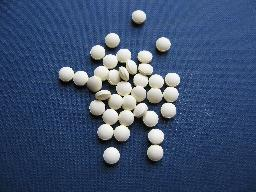
#> input picture src/segmentation/src/watershed/img/pills.jpg, 256 x 192 px
$ python watershed_dt.py   (Python 2 division)
#> lines starting #> are read from the running program, lines starting #| are printed output that depends on the picture; after the words box and inside, x2 and y2 are one past the last pixel; in counts of white or black regions, pixels touching at a corner belong together
# adapted from https://stackoverflow.com/a/14617359
import sys
import cv2
import numpy as np
from scipy.ndimage import label
from matplotlib import pyplot as plt

def myimshow(im, win_name = 'display', wait_for_key = False):
    try:
        cv2.imshow(win_name, im)
        if wait_for_key:
            cv2.waitKey()
        else:
            cv2.waitKey(4000)
        cv2.destroyAllWindows()
    except Exception as e:
        print "%s\n...continuing..." % e

def plot_hist(grey):
    hist = cv2.calcHist([grey], [0], None, [256], [0,256])
    plt.plot(hist, 'g')
    plt.xlim([0, 256])
    plt.show()


def scale_from_to(arr2D, from_ = 0, to = 255):
    return (from_ * np.ones(np.array(arr2D, np.uint8).shape) + \
            ((arr2D - arr2D.min()) / (arr2D.max() - arr2D.min()) * to)).\
            astype(np.uint8)

def segment_on_dt(im, imBW):
    # generate a loose border of objects for ext markers
    border = cv2.dilate(imBW, None, iterations=5)
    border = border - cv2.erode(border, None)

    dt = cv2.distanceTransform(imBW,
            distanceType = cv2.DIST_L2,
            maskSize = 3)
    dt = scale_from_to(dt, 0, 255)
    # threshold slightly higher than half
    thr_val, dt = cv2.threshold(dt, 140, 255, cv2.THRESH_BINARY)
    # simply assigns a different integer to each conn. component
    lbl, ncc = label(dt)
    lbl = lbl * (255 / (ncc + 1))
    # Completing the markers now.
    myimshow(np.uint8(lbl), 'lbl')
    lbl[border == 255] = 255
    myimshow(np.uint8(lbl), 'lbl')

    lbl = lbl.astype(np.int32)
    myimshow(lbl)
    cv2.watershed(im, lbl)
    # don't want the background negative
    lbl[lbl == -1] = 0
    lbl = lbl.astype(np.uint8)
    return 255 - lbl

def main():
    img = cv2.imread('img/pills.jpg')
#> img is the input picture: shape (192, 256, 3); mean B, G, R 113, 80.8, 61.6
    #myimshow(cv2.cvtColor(img, cv2.COLOR_BGR2HSV)[:,:,2])

    # Pre-processing.
    img_gray = cv2.cvtColor(img, cv2.COLOR_BGR2GRAY)
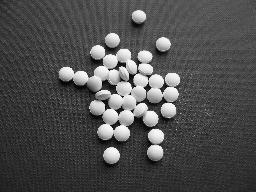
#> img_gray: shape (192, 256); min 0, max 255, mean 78.7
    strel = cv2.getStructuringElement(cv2.MORPH_ELLIPSE,(17,17))
    myimshow(img_gray)
    _, img_bin = cv2.threshold(img_gray, 0, 255,
            cv2.THRESH_OTSU)
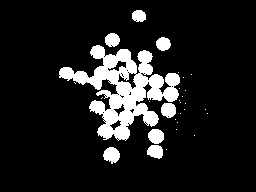
#> img_bin: shape (192, 256); 12% white; 29 white regions (21 under 20 px), largest, box (x1, y1, x2, y2) and area: (59, 45, 180, 141) 4660, (103, 147, 120, 164) 205, (148, 129, 164, 144) 191
    myimshow(img_bin)

    result = segment_on_dt(img, img_bin)
#> in segment_on_dt, `border = cv2.dilate(imBW, None, iterations=5)`: border: shape (192, 256); 25.7% white; 4 white regions, box (x1, y1, x2, y2) and area: (54, 28, 197, 169) 11845, (127, 5, 151, 27) 500, (200, 104, 213, 119) 179, (189, 130, 200, 141) 121
#> in segment_on_dt, `border = border - cv2.erode(border, None)`: border: shape (192, 256); 2% white in thin lines or dots, all inside (x1, y1, x2, y2) = (54, 5, 213, 169)
#> in segment_on_dt, `thr_val, dt = cv2.threshold(dt, 140, 255, cv2.THRESH_BINARY)`: dt: shape (192, 256); 2.2% white; 33 white regions (5 under 20 px), largest, box (x1, y1, x2, y2) and area: (93, 70, 115, 84) 95, (134, 88, 142, 98) 47, (120, 85, 128, 93) 44
#> in segment_on_dt, `lbl, ncc = label(dt)`: lbl: shape (192, 256) int32; 35 distinct labels, from 0 to 34
#> in segment_on_dt, `lbl, ncc = label(dt)`: ncc = 34
#> in segment_on_dt, `lbl = lbl * (255 / (ncc + 1))`: lbl: shape (192, 256) int32; 35 distinct labels, from 0 to 238
#> in segment_on_dt, `lbl[border == 255] = 255`:
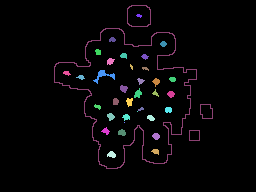
#> lbl: shape (192, 256) int32; 36 distinct labels, from 0 to 255; one colour per label, 0 black
#> in segment_on_dt, `lbl[lbl == -1] = 0`:
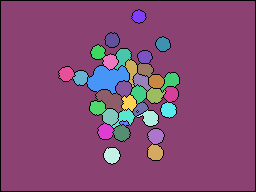
#> lbl: shape (192, 256) int32; 36 distinct labels, from 0 to 255; one colour per label, 0 black
#> in segment_on_dt, `lbl = lbl.astype(np.uint8)`:
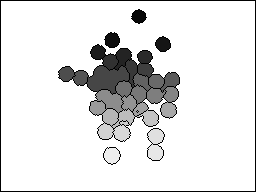
#> lbl: shape (192, 256); min 0, max 255, mean 227.1
    myimshow(result)

    # Markers on origin BGR image
    result[result != 255] = 0
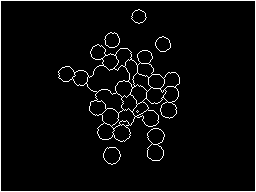
#> result: shape (192, 256); 4.2% white in thin lines or dots
    result = cv2.dilate(result, None)
#> result: shape (192, 256); 12.8% white; 5 white regions, box (x1, y1, x2, y2) and area: (57, 31, 181, 162) 4035, (0, 0, 256, 192) 1776, (102, 146, 122, 166) 185, (154, 35, 172, 53) 161, (130, 8, 148, 25) 154
    img[result == 255] = (0, 0, 255)
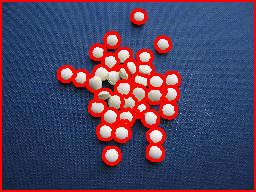
#> img: shape (192, 256, 3); 12.84% of pixels changed, all inside (x1, y1, x2, y2) = (0, 0, 256, 192)
    myimshow(img)

main()
